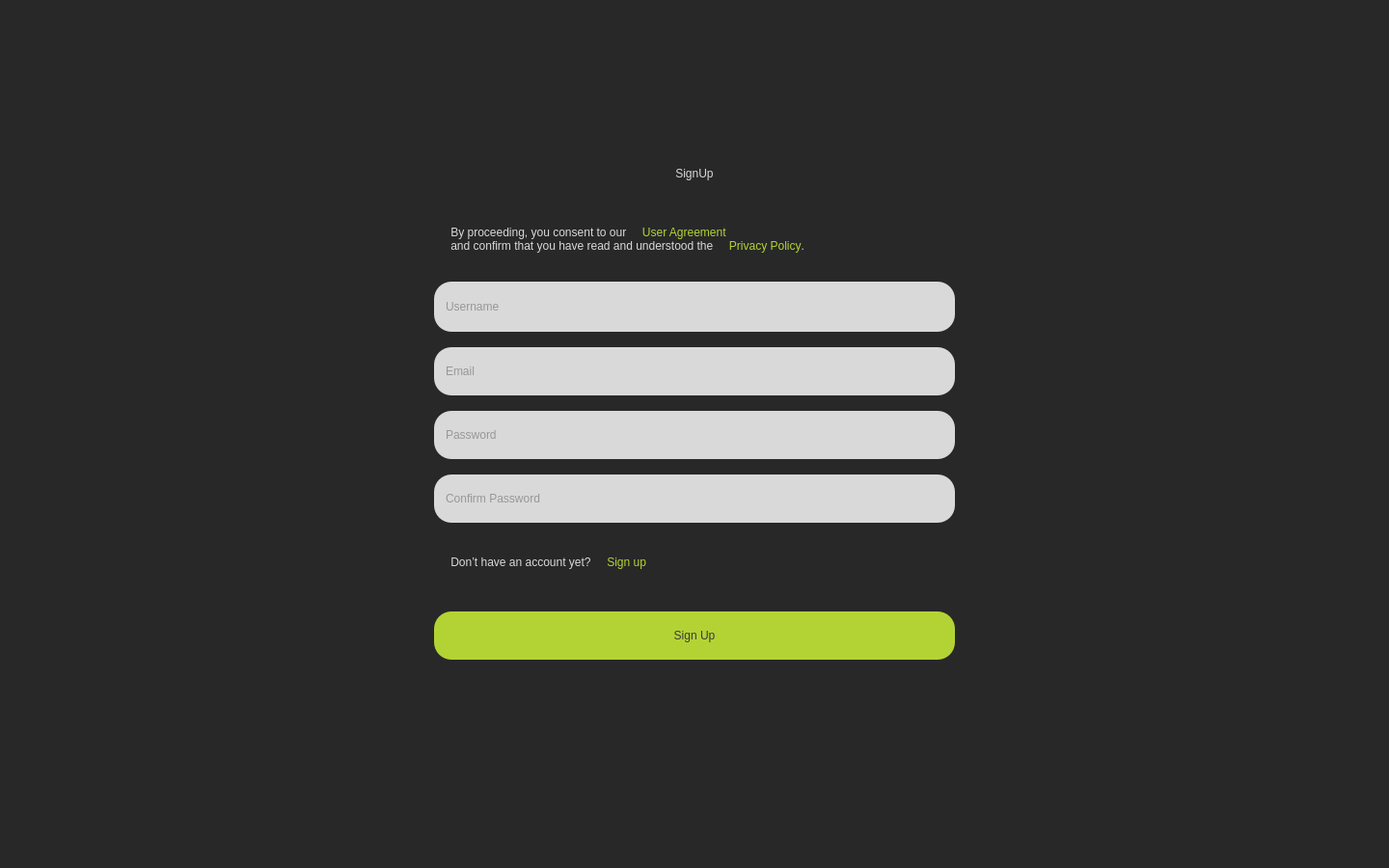
<?xml version="1.0" encoding="UTF-8"?>
<ui version="4.0">
 <class>CreateAccountPage</class>
 <widget class="QWidget" name="CreateAccountPage">
  <property name="geometry">
   <rect>
    <x>0</x>
    <y>0</y>
    <width>1440</width>
    <height>900</height>
   </rect>
  </property>
  <property name="styleSheet">
   <string>background-color: rgb(40, 40, 40); color: white;</string>
  </property>
  <layout class="QVBoxLayout" name="mainLayout">
   <property name="leftMargin">
    <number>450</number>
   </property>
   <property name="topMargin">
    <number>150</number>
   </property>
   <property name="rightMargin">
    <number>450</number>
   </property>
   <property name="bottomMargin">
    <number>200</number>
   </property>
   <item>
    <widget class="QLabel" name="titleLabel">
     <property name="maximumSize">
      <size>
       <width>16777215</width>
       <height>40</height>
      </size>
     </property>
     <property name="styleSheet">
      <string notr="true">font: 800 24pt &quot;Raleway&quot;;
color:#D9D9D9;</string>
     </property>
     <property name="text">
      <string>SignUp</string>
     </property>
     <property name="alignment">
      <set>Qt::AlignmentFlag::AlignCenter</set>
     </property>
    </widget>
   </item>
   <item>
    <widget class="QTextBrowser" name="textBrowser_2">
     <property name="maximumSize">
      <size>
       <width>16777215</width>
       <height>60</height>
      </size>
     </property>
     <property name="styleSheet">
      <string notr="true">font: 500 9pt &quot;Raleway&quot;;
border:none;
padding-left: -10px;</string>
     </property>
     <property name="html">
      <string>&lt;!DOCTYPE HTML PUBLIC &quot;-//W3C//DTD HTML 4.0//EN&quot; &quot;http://www.w3.org/TR/REC-html40/strict.dtd&quot;&gt;
&lt;html&gt;&lt;head&gt;&lt;meta name=&quot;qrichtext&quot; content=&quot;1&quot; /&gt;&lt;meta charset=&quot;utf-8&quot; /&gt;&lt;style type=&quot;text/css&quot;&gt;
p, li { white-space: pre-wrap; }
hr { height: 1px; border-width: 0; }
li.unchecked::marker { content: &quot;\2610&quot;; }
li.checked::marker { content: &quot;\2612&quot;; }
&lt;/style&gt;&lt;/head&gt;&lt;body style=&quot; font-family:'Raleway'; font-size:9pt; font-weight:500; font-style:normal;&quot;&gt;
&lt;p style=&quot; margin-top:0px; margin-bottom:0px; margin-left:0px; margin-right:0px; -qt-block-indent:0; text-indent:0px;&quot;&gt;&lt;span style=&quot; font-family:'Segoe UI'; font-weight:400; color:#d9d9d9;&quot;&gt;  &lt;/span&gt;&lt;/p&gt;
&lt;p style=&quot; margin-top:0px; margin-bottom:0px; margin-left:0px; margin-right:0px; -qt-block-indent:0; text-indent:0px;&quot;&gt;&lt;span style=&quot; font-family:'Segoe UI'; font-weight:400; color:#d9d9d9;&quot;&gt;    By proceeding, you consent to our     &lt;/span&gt;&lt;span style=&quot; font-family:'Segoe UI'; font-weight:400; color:#b3d334;&quot;&gt;User Agreement&lt;/span&gt;&lt;span style=&quot; font-family:'Segoe UI'; font-weight:400; color:#d9d9d9;&quot;&gt;&lt;br /&gt;    and confirm that you have read and understood the     &lt;/span&gt;&lt;span style=&quot; font-family:'Segoe UI'; font-weight:400; color:#b3d334;&quot;&gt;Privacy Policy&lt;/span&gt;&lt;span style=&quot; font-family:'Segoe UI'; font-weight:400; color:#d9d9d9;&quot;&gt;.  &lt;/span&gt;&lt;/p&gt;&lt;/body&gt;&lt;/html&gt;</string>
     </property>
    </widget>
   </item>
   <item>
    <widget class="QLineEdit" name="usernameInput">
     <property name="minimumSize">
      <size>
       <width>400</width>
       <height>52</height>
      </size>
     </property>
     <property name="styleSheet">
      <string notr="true">background: #D9D9D9;
font: 500 16pt &quot;Raleway&quot;;
border-radius: 18px;
color:#555555;
padding-left: 10px;</string>
     </property>
     <property name="placeholderText">
      <string>Username</string>
     </property>
    </widget>
   </item>
   <item>
    <widget class="QLineEdit" name="emailInput">
     <property name="minimumSize">
      <size>
       <width>400</width>
       <height>50</height>
      </size>
     </property>
     <property name="styleSheet">
      <string notr="true">background: #D9D9D9;
font: 500 16pt &quot;Raleway&quot;;
border-radius: 18px;
color:#555555;
padding-left: 10px;
</string>
     </property>
     <property name="placeholderText">
      <string>Email</string>
     </property>
    </widget>
   </item>
   <item>
    <widget class="QLineEdit" name="passwordInput">
     <property name="minimumSize">
      <size>
       <width>400</width>
       <height>50</height>
      </size>
     </property>
     <property name="styleSheet">
      <string notr="true">background: #D9D9D9;
font: 500 16pt &quot;Raleway&quot;;
border-radius: 18px;
color:#555555;
padding-left: 10px;
</string>
     </property>
     <property name="echoMode">
      <enum>QLineEdit::EchoMode::Password</enum>
     </property>
     <property name="placeholderText">
      <string>Password</string>
     </property>
    </widget>
   </item>
   <item>
    <widget class="QLineEdit" name="confirmPasswordInput">
     <property name="minimumSize">
      <size>
       <width>400</width>
       <height>50</height>
      </size>
     </property>
     <property name="styleSheet">
      <string notr="true">background: #D9D9D9;
font: 500 16pt &quot;Raleway&quot;;
border-radius: 18px;
color:#555555;
padding-left: 10px;
</string>
     </property>
     <property name="echoMode">
      <enum>QLineEdit::EchoMode::Password</enum>
     </property>
     <property name="placeholderText">
      <string>Confirm Password</string>
     </property>
    </widget>
   </item>
   <item>
    <widget class="QTextBrowser" name="textBrowser">
     <property name="minimumSize">
      <size>
       <width>0</width>
       <height>60</height>
      </size>
     </property>
     <property name="maximumSize">
      <size>
       <width>16777215</width>
       <height>60</height>
      </size>
     </property>
     <property name="styleSheet">
      <string notr="true">border:none;
padding-left: -10px;</string>
     </property>
     <property name="html">
      <string>&lt;!DOCTYPE HTML PUBLIC &quot;-//W3C//DTD HTML 4.0//EN&quot; &quot;http://www.w3.org/TR/REC-html40/strict.dtd&quot;&gt;
&lt;html&gt;&lt;head&gt;&lt;meta name=&quot;qrichtext&quot; content=&quot;1&quot; /&gt;&lt;meta charset=&quot;utf-8&quot; /&gt;&lt;style type=&quot;text/css&quot;&gt;
p, li { white-space: pre-wrap; }
hr { height: 1px; border-width: 0; }
li.unchecked::marker { content: &quot;\2610&quot;; }
li.checked::marker { content: &quot;\2612&quot;; }
&lt;/style&gt;&lt;/head&gt;&lt;body style=&quot; font-family:'Segoe UI'; font-size:9pt; font-weight:400; font-style:normal;&quot;&gt;
&lt;p style=&quot; margin-top:0px; margin-bottom:0px; margin-left:0px; margin-right:0px; -qt-block-indent:0; text-indent:0px;&quot;&gt;&lt;span style=&quot; color:#d9d9d9;&quot;&gt;  &lt;/span&gt;&lt;/p&gt;
&lt;p style=&quot; margin-top:0px; margin-bottom:0px; margin-left:0px; margin-right:0px; -qt-block-indent:0; text-indent:0px;&quot;&gt;&lt;span style=&quot; color:#d9d9d9;&quot;&gt;    Don’t have an account yet?     &lt;/span&gt;&lt;span style=&quot; color:#b3d334;&quot;&gt;Sign up&lt;/span&gt;&lt;span style=&quot; color:#d9d9d9;&quot;&gt;  &lt;/span&gt;&lt;/p&gt;&lt;/body&gt;&lt;/html&gt;</string>
     </property>
    </widget>
   </item>
   <item>
    <widget class="QPushButton" name="createAccountButton">
     <property name="minimumSize">
      <size>
       <width>200</width>
       <height>50</height>
      </size>
     </property>
     <property name="styleSheet">
      <string notr="true">background: #B3D334;
font: 700 16pt &quot;Raleway&quot;;
border-radius: 18px;
color:#3A3A3A;
</string>
     </property>
     <property name="text">
      <string>Sign Up</string>
     </property>
    </widget>
   </item>
  </layout>
 </widget>
 <resources/>
 <connections/>
</ui>
